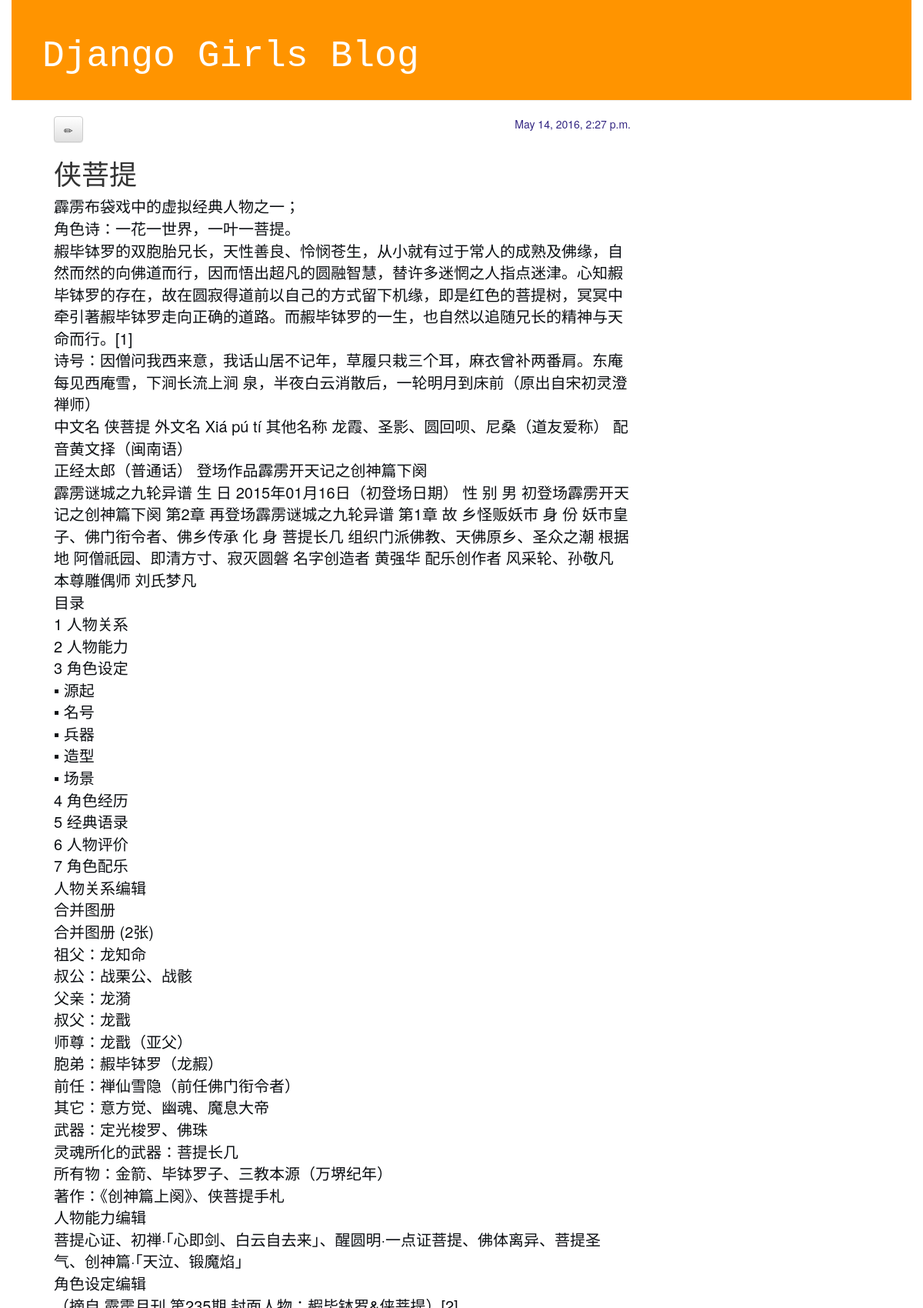
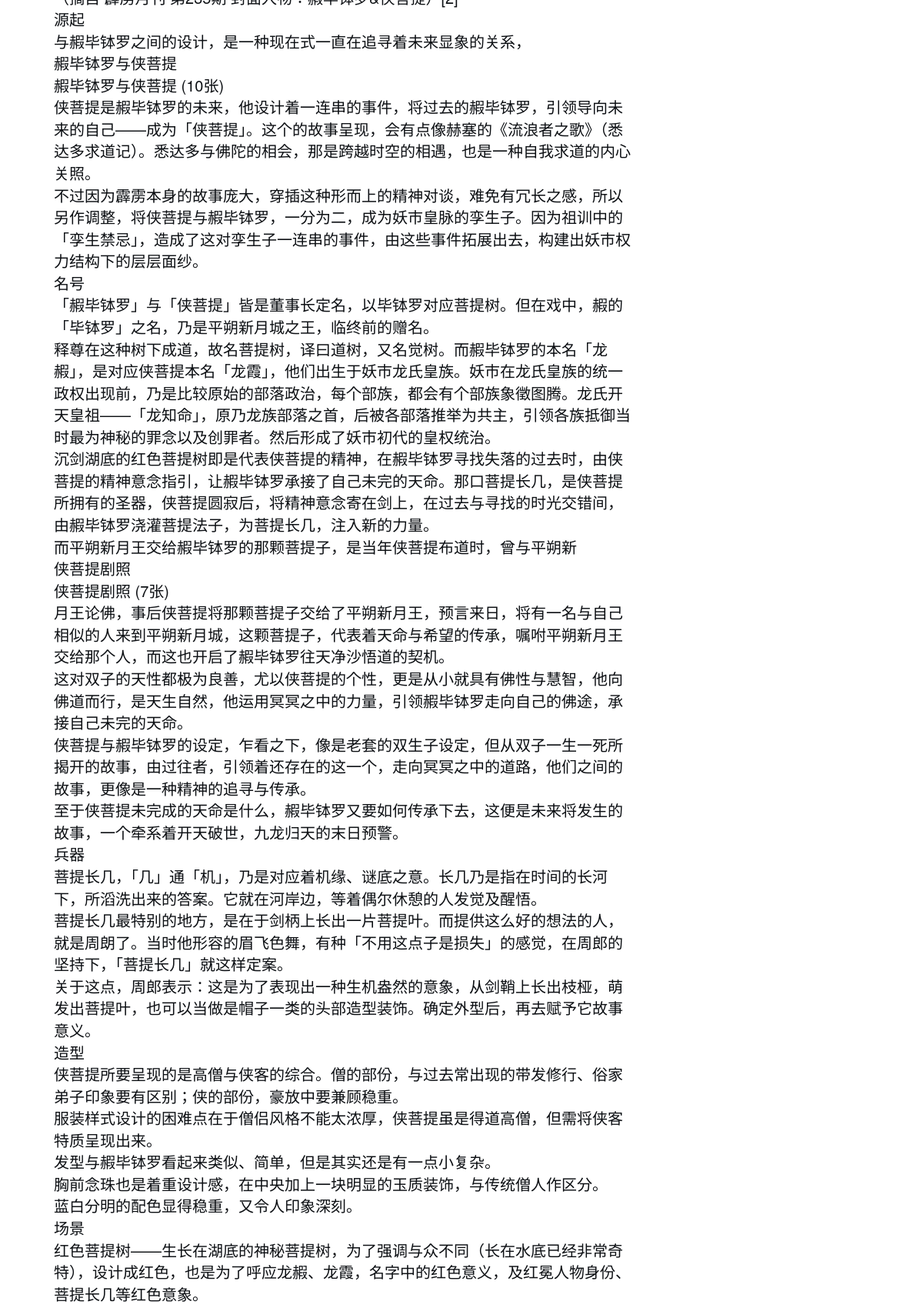
Page /blog/3/ (upper part) on the committed database (2 pictures, top to bottom).
### blog/models.py (models this page shows, shortened)
class Post(models.Model):
    author = models.ForeignKey('auth.User')
    title = models.CharField(max_length=200)
    text = models.TextField()
    created_date = models.DateTimeField(default=timezone.now)
    published_date = models.DateTimeField(blank=True, null=True) # blank表示网页中的表单可以为空, null表示数据库中的该字段可以为空

### blog/views.py (the view)
# urls.py: url(r'^blog/(?P<pk>[0-9]+)/$', views.post_detail, name='post_detail'),
def post_detail(request, pk):
    post = get_object_or_404(Post, pk=pk)
    return render(request, 'blog/post_detail.html', {'post': post})

### blog/templates/blog/post_detail.html
{% extends 'blog/base.html' %}
{% block content %}
    <div class="post">
        {% if post.published_date %}
            <div class="date">
                {{ post.published_date }}
            </div>
        {% endif %}
        <a class="btn btn-default" href="{% url 'post_edit' pk=post.pk %}">
            <span class="glyphicon glyphicon-pencil"></span>
        </a>
        <h1>{{ post.title }}</h1>
        <p>{{ post.text|linebreaks }}</p>
    </div>
{% endblock %}

### blog/static/css/blog.css (style rules this page uses)
body { padding-left: 15px; padding-right: 15px; }
.date { float: right; color: #332682; }
.post { margin-bottom: 70px; }
p { font-size: 20px; color: rgba(2, 5, 9, 0.96); }

### rows in the picture
Post: published_date "May 14, 2016, 2:27 p.m.", title "侠菩提", text "霹雳布袋戏中的虚拟经典人物之一； 角色诗：一花一世界，一叶一菩提。 赮毕钵罗的双胞胎兄长，天性善良、怜悯苍生，从小就有过于常人的成熟及佛缘，自然而然的向佛道而行，因而悟出超凡的圆融智慧，替许多迷惘之人指点迷津。心知赮毕钵罗的存在，故在圆寂得道前以自己的方式留下机缘，即是红色的菩提树，冥冥中牵引著赮毕钵罗走向正确的道路。而赮毕钵罗的一生，也自然以追随兄长的精神与天命而行。[1] 诗号：因僧问我西来意，我话山居不记年，草履只栽三个耳，麻衣曾补两番肩。东庵每见西庵雪，下涧长流上涧 泉，半夜白云消散后，一轮明月到床前（原出自宋初灵澄禅师） 中文名 侠菩提 外文名 Xiá pú tí 其他名称 龙霞、圣影、圆回呗、尼桑（道友爱称） 配 音黄文择（闽南语） 正经太郎（普通话） 登场作品霹雳开天记之创神篇下阕 霹雳谜城之九轮异谱 生 日 2015年01月16日（初登场日期） 性 别 男 初登场霹雳开天记之创神篇下阕 第2章 再登场霹雳谜城之九轮异谱 第1章 故 乡怪贩妖市 身 份 妖市皇子、佛门衔令者、佛乡传承 化 身 菩提长几 组织门派佛教、天佛原乡、圣众之潮 根据地 阿僧祇园、即清方寸、寂灭圆磐 名字创造者 黄强华 配乐创作者 风采轮、孙敬凡 本尊雕偶师 刘氏梦凡 目录 1 人物关系 2 人物能力 3 角色设定 ▪ 源起 ▪ 名号 ▪ 兵器 ▪ 造型 ▪ 场景 4 角色经历 5 经典语录 6 人物评价 7 角色配乐 人物关系编辑 合并图册 合并图册 (2张) 祖父：龙知命 叔公：战栗公、战骸 父亲：龙漪 叔父：龙戬 师尊：龙戬（亚父） 胞弟：赮毕钵罗（龙赮）…"
